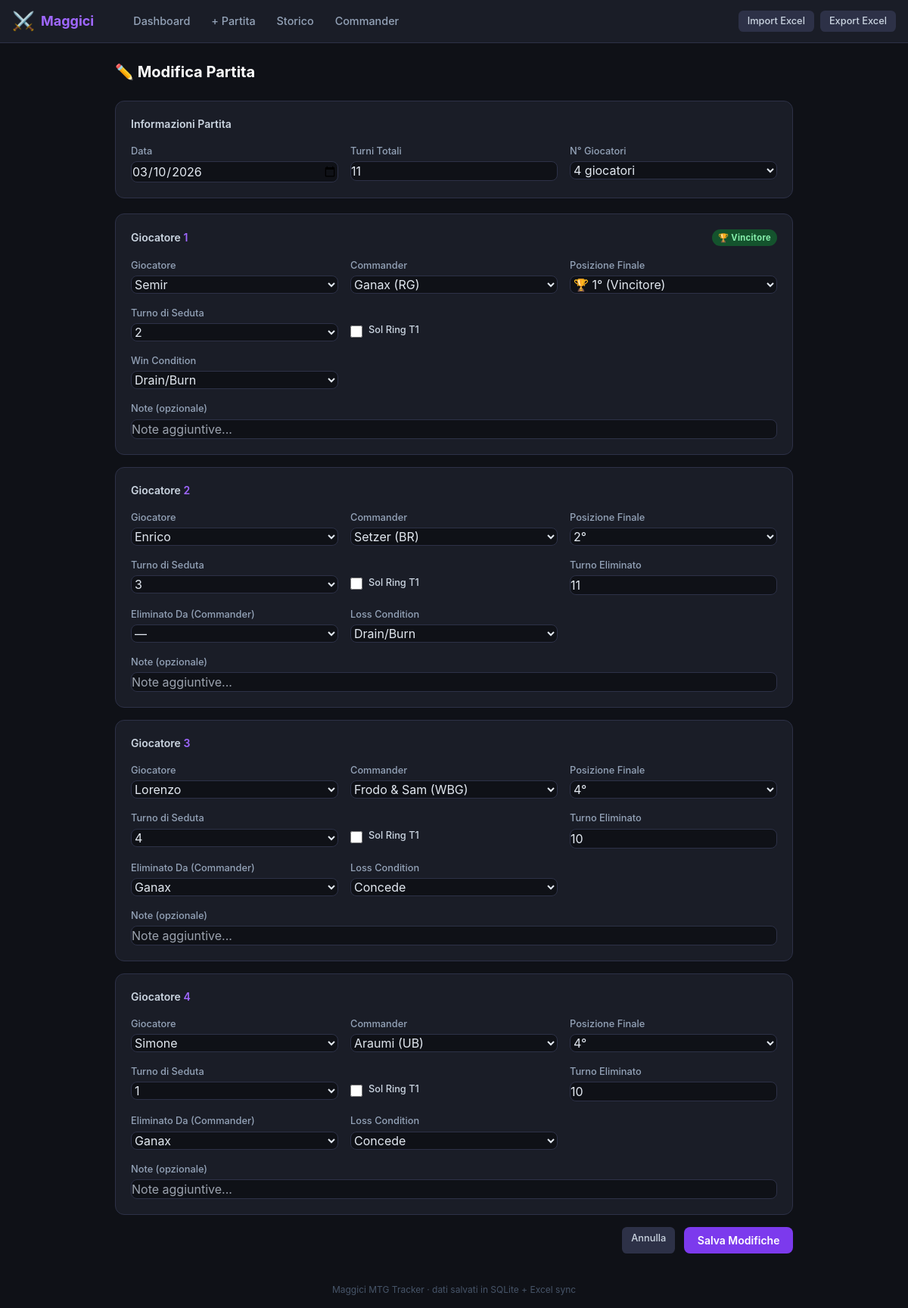
/game/31/edit, run on the app's committed database.
### app/models.py (models this page shows)
class Game(db.Model):
    __tablename__ = 'games'
    id = db.Column(db.Integer, primary_key=True)
    date = db.Column(db.Date, nullable=False)
    total_turns = db.Column(db.Integer)
    entries = db.relationship('GameEntry', backref='game', lazy=True,
                              cascade='all, delete-orphan',
                              order_by='GameEntry.finish')

class GameEntry(db.Model):
    __tablename__ = 'game_entries'
    id = db.Column(db.Integer, primary_key=True)
    game_id = db.Column(db.Integer, db.ForeignKey('games.id'), nullable=False)
    player_id = db.Column(db.Integer, db.ForeignKey('players.id'), nullable=False)
    commander_id = db.Column(db.Integer, db.ForeignKey('commanders.id'), nullable=False)
    finish = db.Column(db.Integer)
    turn_order = db.Column(db.Integer)
    sol_ring_t1 = db.Column(db.Boolean, default=False)
    turn_eliminated = db.Column(db.Integer)
    eliminated_by_id = db.Column(db.Integer, db.ForeignKey('commanders.id'), nullable=True)
    victory_condition = db.Column(db.String(50))
    loss_condition = db.Column(db.String(50))
    notes = db.Column(db.Text)

class Player(db.Model):
    __tablename__ = 'players'
    id = db.Column(db.Integer, primary_key=True)
    name = db.Column(db.String(50), unique=True, nullable=False)
    entries = db.relationship('GameEntry', foreign_keys='GameEntry.player_id',
                              backref='player', lazy=True)

class Commander(db.Model):
    __tablename__ = 'commanders'
    id = db.Column(db.Integer, primary_key=True)
    name = db.Column(db.String(100), unique=True, nullable=False)
    color_identity = db.Column(db.String(10), nullable=False)
    entries = db.relationship('GameEntry', foreign_keys='GameEntry.commander_id',
                              backref='commander', lazy=True)
    kills = db.relationship('GameEntry', foreign_keys='GameEntry.eliminated_by_id',
                            backref='eliminated_by_commander', lazy=True)

### app/routes.py (the view, shortened to what this page needs)
@main.route('/game/<int:game_id>/edit', methods=['GET', 'POST'])
def game_edit(game_id):
    game = Game.query.get_or_404(game_id)
    players = Player.query.order_by(Player.name).all()
    commanders = Commander.query.order_by(Commander.name).all()
    return render_template(
        'game_form.html',
        players=players,
        commanders=commanders,
        win_conditions=WIN_CONDITIONS,
        loss_conditions=LOSS_CONDITIONS,
        today=date.today().isoformat(),
        game=game,
    )

### app/templates/game_form.html (shortened to what this page needs)
{% extends "base.html" %}
{% block content %}
<div class="max-w-4xl mx-auto">
  <h1 class="text-xl font-bold text-white mb-6">
    {{ '✏️ Modifica Partita' if game else '➕ Nuova Partita' }}
  </h1>
  <form id="gameForm"
        method="POST"
        action="{{ url_for('main.game_edit', game_id=game.id) if game else url_for('main.game_new') }}">
    <div class="card p-5 mb-5">
      <h2 class="text-sm font-semibold text-slate-300 mb-4">Informazioni Partita</h2>
      <div class="grid grid-cols-3 gap-4">
        <div>
          <label>Data</label>
          <input type="date" name="date" required
                 value="{{ game.date.isoformat() if game else today }}">
        </div>
        <div>
          <label>Turni Totali</label>
          <input type="number" name="total_turns" min="1" max="50"
                 value="{{ game.total_turns or '' }}" placeholder="es. 12">
        </div>
        <div>
          <label>N° Giocatori</label>
          <select name="num_players" id="numPlayersSelect">
            {% for n in [3,4,5] %}
            <option value="{{ n }}"
              {% if game and game.entries|length == n %}selected
              {% elif not game and n == 4 %}selected{% endif %}>
              {{ n }} giocatori
            </option>
            {% endfor %}
          </select>
        </div>
      </div>
    </div>
    {% set existing = game.entries | sort(attribute='finish') if game else [] %}
    {% for i in range(5) %}
    {% set e = existing[i] if i < existing|length else none %}
    <div class="card p-5 mb-4 player-slot" id="slot{{ i }}" {% if i >= 4 %}style="display:none"{% endif %}>
      <div class="flex items-center justify-between mb-4">
        <h2 class="text-sm font-semibold text-slate-300">
          Giocatore <span class="slot-num text-mtg-accentL">{{ i+1 }}</span>
        </h2>
        <span id="winnerBadge{{ i }}" class="badge hidden"
              style="background:#14532d;color:#86efac">🏆 Vincitore</span>
      </div>
      <div class="grid grid-cols-2 md:grid-cols-3 gap-4">
        <div>
          <label>Giocatore</label>
          <select name="p{{ i }}_player" required>
            {% for p in players %}
            <option value="{{ p.id }}"
              {% if e and e.player_id == p.id %}selected{% endif %}>
              {{ p.name }}
            </option>
            {% endfor %}
          </select>
        </div>
        <div>
          <label>Commander</label>
          <select name="p{{ i }}_commander" required>
            {% for c in commanders %}
            <option value="{{ c.id }}"
              {% if e and e.commander_id == c.id %}selected{% endif %}>
              {{ c.name }} ({{ c.color_identity }})
            </option>
            {% endfor %}
          </select>
        </div>
        <div>
          <label>Posizione Finale</label>
          <select name="p{{ i }}_finish" class="finish-select" data-slot="{{ i }}" required>
            {% for pos in range(1,6) %}
            <option value="{{ pos }}"
              {% if e and e.finish == pos %}selected{% endif %}>
              {% if pos == 1 %}🏆 1° (Vincitore){% else %}{{ pos }}°{% endif %}
            </option>
            {% endfor %}
          </select>
        </div>
        <div>
          <label>Turno di Seduta</label>
          <select name="p{{ i }}_turn_order">
            {% for t in range(1,6) %}
            <option value="{{ t }}"
              {% if e and e.turn_order == t %}selected{% endif %}>
              {{ t }}
            </option>
            {% endfor %}
          </select>
        </div>
        <div class="flex items-center gap-2 pt-5">
          <input type="checkbox" name="p{{ i }}_sol_ring" id="sr{{ i }}"
                 class="w-4 h-4 accent-amber-400"
                 style="width:1rem;height:1rem"
                 {% if e and e.sol_ring_t1 %}checked{% endif %}>
          <label for="sr{{ i }}" class="mt-0 text-slate-300 cursor-pointer">Sol Ring T1</label>
        </div>
        <div class="loser-field" id="turnElimDiv{{ i }}">
          <label>Turno Eliminato</label>
          <input type="number" name="p{{ i }}_turn_eliminated" min="1" max="50"
                 value="{{ e.turn_eliminated or '' if e else '' }}" placeholder="es. 8">
        </div>
      </div>
      <div class="grid grid-cols-2 md:grid-cols-3 gap-4 mt-4">
        <div class="loser-field" id="elimByDiv{{ i }}">
          <label>Eliminato Da (Commander)</label>
          <select name="p{{ i }}_eliminated_by">
            <option value="">—</option>
            {% for c in commanders %}
            <option value="{{ c.id }}"
              {% if e and e.eliminated_by_id == c.id %}selected{% endif %}>
              {{ c.name }}
            </option>
            {% endfor %}
          </select>
        </div>
        <div class="winner-field hidden" id="victoryDiv{{ i }}">
          <label>Win Condition</label>
          <select name="p{{ i }}_victory_condition">
            {% for wc in win_conditions %}
            <option value="{{ wc }}"
              {% if e and e.victory_condition == wc %}selected{% endif %}>
              {{ wc }}
            </option>
            {% endfor %}
          </select>
        </div>
        <div class="loser-field" id="lossDiv{{ i }}">
          <label>Loss Condition</label>
          <select name="p{{ i }}_loss_condition">
            {% for lc in loss_conditions %}
            <option value="{{ lc }}"
              {% if e and e.loss_condition == lc %}selected{% endif %}>
              {{ lc }}
            </option>
            {% endfor %}
          </select>
        </div>
        <div class="col-span-2 md:col-span-3">
          <label>Note (opzionale)</label>
          <input type="text" name="p{{ i }}_notes"
                 value="{{ e.notes or '' if e else '' }}" placeholder="Note aggiuntive...">
        </div>
      </div>
    </div>
    {% endfor %}
    <div class="flex gap-3 justify-end mt-2">
      <a href="{{ url_for('main.history') }}" class="btn-sm">Annulla</a>
      <button type="submit" class="btn-primary">
        {{ 'Salva Modifiche' if game else 'Salva Partita' }}
      </button>
    </div>
  </form>
</div>
{% endblock %}

### app/templates/base.html (style rules this page uses)
body { background-color: #0f1117; color: #e2e8f0; font-family: 'Inter', system-ui, sans-serif; }
.card { background: #1a1d27; border: 1px solid #2d3147; border-radius: 0.75rem; }
.btn-primary { background: #7c3aed; color: #fff; padding: .45rem 1.1rem; border-radius: .5rem; font-weight: 600; font-size: .875rem; transition: background .15s; }
.btn-sm { background: #2d3147; color: #cbd5e1; padding: .3rem .75rem; border-radius: .4rem; font-size: .8rem; font-weight: 500; transition: background .15s; }
input, select, textarea { background: #0f1117; border: 1px solid #2d3147; color: #e2e8f0; border-radius: .5rem; padding: .45rem .75rem; font-size: .875rem; width: 100%; transition: border-color .15s; }
label { font-size: .8rem; font-weight: 500; color: #94a3b8; margin-bottom: .25rem; display: block; }
.badge { display: inline-block; padding: .15rem .5rem; border-radius: 9999px; font-size: .7rem; font-weight: 700; letter-spacing: .03em; }

### data on the page
Game: date "03/10/2026", total_turns "11"
GameEntry: player.name "Semir", commander.name "Ganax (RG)", finish "🏆 1° (Vincitore)", turn_order "2", victory_condition "Drain/Burn"
GameEntry: player.name "Enrico", commander.name "Setzer (BR)", finish "2°", turn_order "3", turn_eliminated "11", loss_condition "Drain/Burn"
GameEntry: player.name "Lorenzo", commander.name "Frodo & Sam (WBG)", finish "4°", turn_order "4", turn_eliminated "10", eliminated_by.name "Ganax", loss_condition "Concede"
GameEntry: player.name "Simone", commander.name "Araumi (UB)", finish "4°", turn_order "1", turn_eliminated "10", eliminated_by.name "Ganax", loss_condition "Concede"

### other printed values
{{ '✏️ Modifica Partita' if game else '➕ Nuova Partita' }} "✏️ Modifica Partita"
{{ i+1 }} "1" "2" "3" "4"
{{ 'Salva Modifiche' if game else 'Salva Partita' }} "Salva Modifiche"
form field num_players "4 giocatori"
